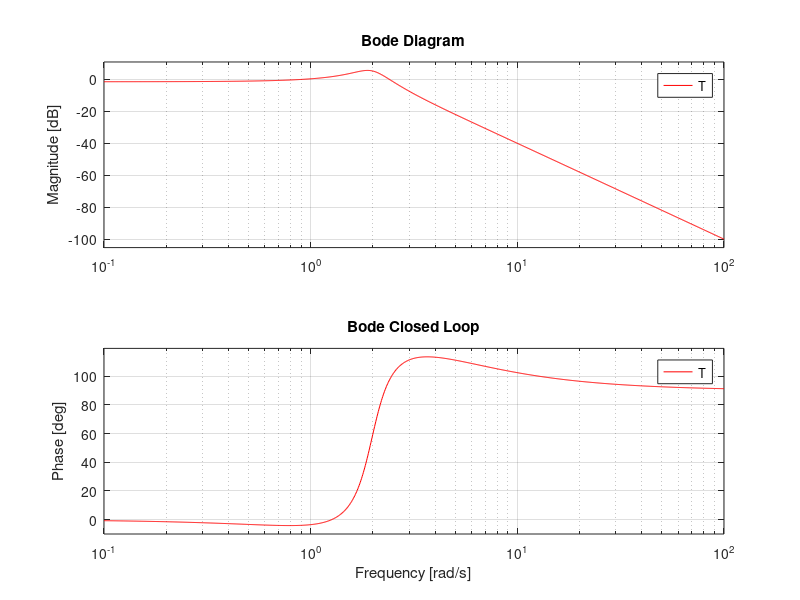
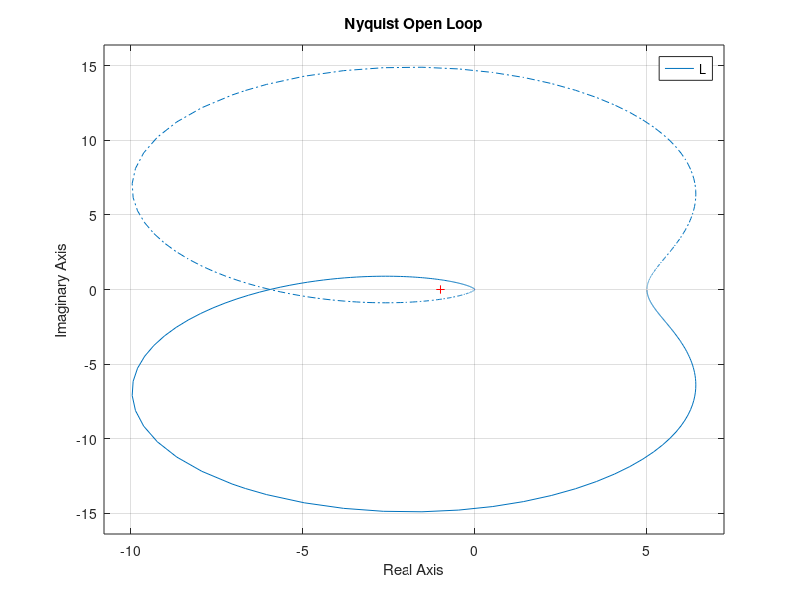

MATLAB code to generate these figures, in order:
% RT1, Serie 9 Aufg 1
% schmirob@ethz.ch
%%
s = tf('s');
L = 10/(s+2)*1/(s^2+0.3*s+1); % Open loop Übertragungsfunktion

T = L/(1+L); % Closed loop Übertragungsfunktion

figure(1)
subplot(2,2,1); % Plot grid 2x2, access 1st element
step(L,20,'b')
title('Sprungantwort Open Loop');

subplot(2,2,3);
bode(L,'b')
title('Bode Open Loop');

subplot(2,2,2);
step(T,20,'r')
title('Sprungantwort Closed Loop');

subplot(2,2,4);
bode(T,'r')
title('Bode Closed Loop');

figure(2)
nyquist(L)
title('Nyquist Open Loop');